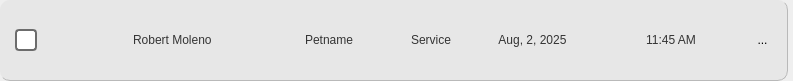
<?xml version="1.0" encoding="UTF-8"?>
<ui version="4.0">
 <class>Form</class>
 <widget class="QWidget" name="Form">
  <property name="geometry">
   <rect>
    <x>0</x>
    <y>0</y>
    <width>793</width>
    <height>81</height>
   </rect>
  </property>
  <property name="windowTitle">
   <string>Form</string>
  </property>
  <layout class="QVBoxLayout" name="verticalLayout">
   <property name="spacing">
    <number>0</number>
   </property>
   <property name="leftMargin">
    <number>0</number>
   </property>
   <property name="topMargin">
    <number>0</number>
   </property>
   <property name="rightMargin">
    <number>5</number>
   </property>
   <property name="bottomMargin">
    <number>0</number>
   </property>
   <item>
    <widget class="QFrame" name="appointmentRecord">
     <property name="sizePolicy">
      <sizepolicy hsizetype="Expanding" vsizetype="Fixed">
       <horstretch>0</horstretch>
       <verstretch>0</verstretch>
      </sizepolicy>
     </property>
     <property name="minimumSize">
      <size>
       <width>0</width>
       <height>81</height>
      </size>
     </property>
     <property name="maximumSize">
      <size>
       <width>16777215</width>
       <height>81</height>
      </size>
     </property>
     <property name="styleSheet">
      <string notr="true">#appointmentRecord{
	border-radius:10px;
	background-color:rgb(231, 231, 231);
	border-bottom:1px solid rgb(185, 185, 185);
	border-right:1px solid rgb(185, 185, 185);
}


#appointmentRecord:hover{
	background-color:#FBD496;
}</string>
     </property>
     <property name="frameShape">
      <enum>QFrame::NoFrame</enum>
     </property>
     <layout class="QHBoxLayout" name="horizontalLayout">
      <property name="spacing">
       <number>25</number>
      </property>
      <property name="leftMargin">
       <number>15</number>
      </property>
      <property name="topMargin">
       <number>15</number>
      </property>
      <property name="rightMargin">
       <number>15</number>
      </property>
      <property name="bottomMargin">
       <number>15</number>
      </property>
      <item>
       <widget class="QCheckBox" name="checkBox">
        <property name="sizePolicy">
         <sizepolicy hsizetype="Fixed" vsizetype="Fixed">
          <horstretch>0</horstretch>
          <verstretch>0</verstretch>
         </sizepolicy>
        </property>
        <property name="styleSheet">
         <string notr="true">QCheckBox {
    font-size: 14px;
    spacing: 6px; /* space between box and text */
}

QCheckBox::indicator {
    width: 18px;
    height: 18px;
    border: 2px solid #6c6c6c;
    border-radius: 4px;
    background: white;
}

QCheckBox::indicator:hover {
    border-color: #3b82f6; /* blue highlight */
}

QCheckBox::indicator:checked {
    background: #78B3CE;
}

QCheckBox::indicator:disabled {
    background: #ddd;
    border-color: #aaa;
}</string>
        </property>
        <property name="text">
         <string/>
        </property>
       </widget>
      </item>
      <item>
       <widget class="QLabel" name="profileIcon">
        <property name="maximumSize">
         <size>
          <width>40</width>
          <height>40</height>
         </size>
        </property>
        <property name="text">
         <string/>
        </property>
        <property name="pixmap">
         <pixmap resource="../resource.qrc">:/Icons/Icons/UserIcon.png</pixmap>
        </property>
        <property name="scaledContents">
         <bool>true</bool>
        </property>
       </widget>
      </item>
      <item>
       <widget class="QLabel" name="ownerName">
        <property name="styleSheet">
         <string notr="true">font: 81 14pt &quot;Montserrat ExtraBold&quot;;
	color:rgb(52, 52, 52);</string>
        </property>
        <property name="text">
         <string>Robert Moleno</string>
        </property>
        <property name="wordWrap">
         <bool>true</bool>
        </property>
       </widget>
      </item>
      <item>
       <widget class="QLabel" name="petNameApp">
        <property name="styleSheet">
         <string notr="true">font: 57 14pt &quot;Montserrat Medium&quot;;
	color:rgb(52, 52, 52);</string>
        </property>
        <property name="text">
         <string>Petname</string>
        </property>
        <property name="alignment">
         <set>Qt::AlignCenter</set>
        </property>
        <property name="wordWrap">
         <bool>true</bool>
        </property>
       </widget>
      </item>
      <item>
       <widget class="QLabel" name="serviceApp">
        <property name="sizePolicy">
         <sizepolicy hsizetype="Fixed" vsizetype="Fixed">
          <horstretch>0</horstretch>
          <verstretch>0</verstretch>
         </sizepolicy>
        </property>
        <property name="styleSheet">
         <string notr="true">font: 57 14pt &quot;Montserrat Medium&quot;;
	color:rgb(52, 52, 52);</string>
        </property>
        <property name="text">
         <string>Service</string>
        </property>
        <property name="alignment">
         <set>Qt::AlignCenter</set>
        </property>
        <property name="wordWrap">
         <bool>true</bool>
        </property>
       </widget>
      </item>
      <item>
       <widget class="QLabel" name="appDate">
        <property name="styleSheet">
         <string notr="true">font: 57 14pt &quot;Montserrat Medium&quot;;
	color:rgb(52, 52, 52);</string>
        </property>
        <property name="text">
         <string>Aug, 2, 2025</string>
        </property>
        <property name="alignment">
         <set>Qt::AlignCenter</set>
        </property>
        <property name="wordWrap">
         <bool>true</bool>
        </property>
       </widget>
      </item>
      <item>
       <widget class="QLabel" name="preferredTime">
        <property name="styleSheet">
         <string notr="true">font: 57 14pt &quot;Montserrat Medium&quot;;
	color:rgb(52, 52, 52);</string>
        </property>
        <property name="text">
         <string>11:45 AM</string>
        </property>
        <property name="alignment">
         <set>Qt::AlignCenter</set>
        </property>
        <property name="wordWrap">
         <bool>true</bool>
        </property>
       </widget>
      </item>
      <item>
       <widget class="QToolButton" name="deleteButton">
        <property name="toolTip">
         <string>CANCEL APPOINTMENT</string>
        </property>
        <property name="styleSheet">
         <string notr="true">background:transparent;
border:none;</string>
        </property>
        <property name="text">
         <string>...</string>
        </property>
        <property name="icon">
         <iconset resource="../resource.qrc">
          <normaloff>:/Icons/Icons/cancel.png</normaloff>:/Icons/Icons/cancel.png</iconset>
        </property>
        <property name="iconSize">
         <size>
          <width>50</width>
          <height>50</height>
         </size>
        </property>
       </widget>
      </item>
     </layout>
    </widget>
   </item>
  </layout>
 </widget>
 <resources>
  <include location="../resource.qrc"/>
  <include location="../resource.qrc"/>
 </resources>
 <connections/>
</ui>
